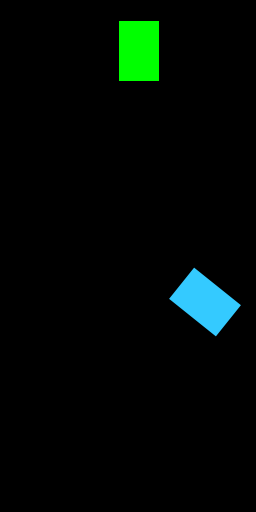
Frame 1 (no input)
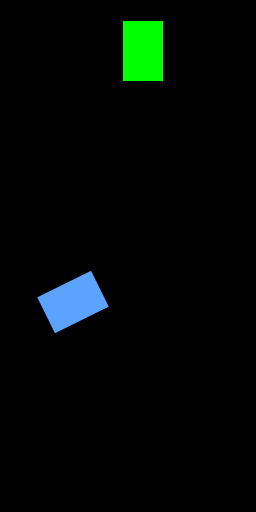
Frame 60 (the mouse pressed at the canvas centre just before this capture)
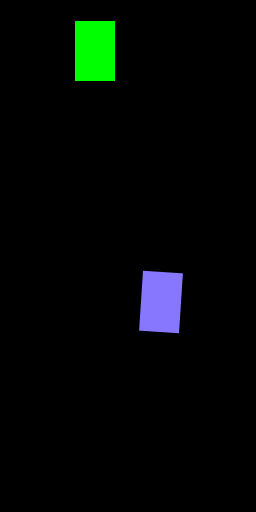
Frame 120 (the mouse held since frame 60 and released just before this capture)

The Processing sketch that drew these frames (run headless with seeded random() and noise(); from frame 60 on, the mouse is pressed at the canvas centre):

// Processing sketch: sketch_1marzo2019es1
// ── sketch_1marzo2019es1.pde
Block B, AB;

void setup(){
  size(256,512);
  B=new Block(round(random(0,width-41)),round(random(0,height/2-61)));
  AB=new AmazingBlock(round(random(0,width-41)),round(random(height/2,height-61)));
}

void draw(){
  background(0);
  B.run();
  AB.run();
}
  

// ── AmazingBlock.pde
class AmazingBlock extends Block{
 float angle;
 AmazingBlock(float x, float y){
   super(x,y);
   this.angle = random(0,360);
 }
 
 void display(){
    noStroke();
    fill(angle%256, 255-angle%256, 255);
    rectMode(CENTER);
    //translate(x+w/2, y+h/2);
    translate(x,y);
    rotate(radians(angle));
    rect(0,0, w,h);
  }
   
 void move(){
    if (x > width || x < 0)  sx=-sx;
    x+=sx;
    angle+=5;
 }
 void run(){
   display();
   move();
 }
   
  
}

// ── Block.pde
class Block{
  float x;
  float y;
  float w;
  float h;
  float sx;
  Block(float x, float y){
    this.x = x;
    this.y = y;
    this.w = 40;
    this.h = 60;
    this.sx = 4;
  }
  
  void display(){
    rectMode(CENTER);
    noStroke();
    fill(0,255,0);
    rect(x,y, w,h);
  }
  
  void move(){
    if (x > width || x < 0)  sx=-sx;
    x+=sx;
  }
  
  void run(){
    display();
    move();
  }
}
